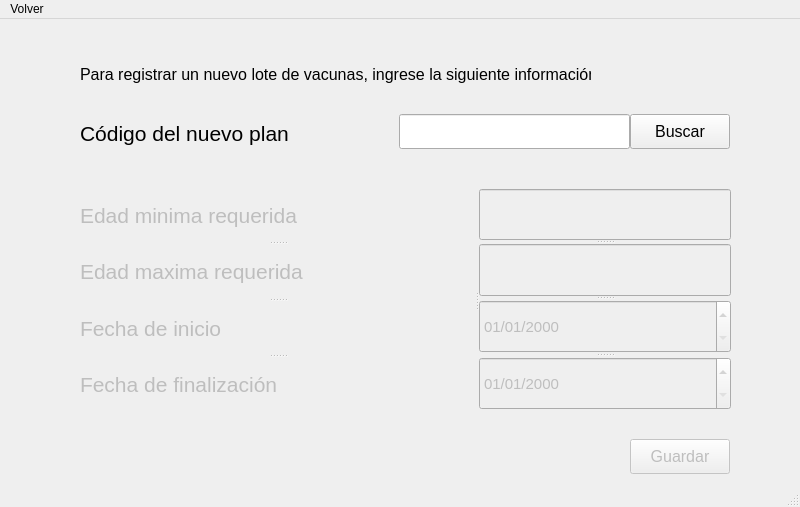
<?xml version="1.0" encoding="UTF-8"?>
<ui version="4.0">
 <class>CrearPlanVacunacion</class>
 <widget class="QMainWindow" name="CrearPlanVacunacion">
  <property name="geometry">
   <rect>
    <x>0</x>
    <y>0</y>
    <width>800</width>
    <height>507</height>
   </rect>
  </property>
  <property name="windowTitle">
   <string>Crear plan de vacunación</string>
  </property>
  <widget class="QWidget" name="centralwidget">
   <widget class="QLabel" name="label">
    <property name="geometry">
     <rect>
      <x>80</x>
      <y>35</y>
      <width>511</width>
      <height>41</height>
     </rect>
    </property>
    <property name="font">
     <font>
      <family>Arial</family>
      <pointsize>12</pointsize>
     </font>
    </property>
    <property name="text">
     <string>Para registrar un nuevo lote de vacunas, ingrese la siguiente información.</string>
    </property>
   </widget>
   <widget class="QLineEdit" name="noId">
    <property name="geometry">
     <rect>
      <x>399</x>
      <y>95</y>
      <width>231</width>
      <height>35</height>
     </rect>
    </property>
    <property name="text">
     <string/>
    </property>
   </widget>
   <widget class="QLabel" name="label_11">
    <property name="geometry">
     <rect>
      <x>80</x>
      <y>100</y>
      <width>329</width>
      <height>29</height>
     </rect>
    </property>
    <property name="font">
     <font>
      <pointsize>16</pointsize>
     </font>
    </property>
    <property name="text">
     <string>Código del nuevo plan</string>
    </property>
   </widget>
   <widget class="QPushButton" name="pushButton">
    <property name="geometry">
     <rect>
      <x>630</x>
      <y>95</y>
      <width>100</width>
      <height>35</height>
     </rect>
    </property>
    <property name="font">
     <font>
      <pointsize>12</pointsize>
     </font>
    </property>
    <property name="text">
     <string>Buscar</string>
    </property>
   </widget>
   <widget class="QSplitter" name="splitter_3">
    <property name="enabled">
     <bool>false</bool>
    </property>
    <property name="geometry">
     <rect>
      <x>80</x>
      <y>170</y>
      <width>651</width>
      <height>221</height>
     </rect>
    </property>
    <property name="orientation">
     <enum>Qt::Horizontal</enum>
    </property>
    <widget class="QSplitter" name="splitter">
     <property name="orientation">
      <enum>Qt::Vertical</enum>
     </property>
     <widget class="QLabel" name="label_2">
      <property name="font">
       <font>
        <pointsize>16</pointsize>
       </font>
      </property>
      <property name="text">
       <string>Edad minima requerida</string>
      </property>
     </widget>
     <widget class="QLabel" name="label_3">
      <property name="font">
       <font>
        <pointsize>16</pointsize>
       </font>
      </property>
      <property name="text">
       <string>Edad maxima requerida</string>
      </property>
     </widget>
     <widget class="QLabel" name="label_4">
      <property name="font">
       <font>
        <pointsize>16</pointsize>
       </font>
      </property>
      <property name="text">
       <string>Fecha de inicio</string>
      </property>
     </widget>
     <widget class="QLabel" name="label_5">
      <property name="font">
       <font>
        <pointsize>16</pointsize>
       </font>
      </property>
      <property name="text">
       <string>Fecha de finalización</string>
      </property>
     </widget>
    </widget>
    <widget class="QSplitter" name="splitter_2">
     <property name="orientation">
      <enum>Qt::Vertical</enum>
     </property>
     <widget class="QLineEdit" name="nombre">
      <property name="font">
       <font>
        <pointsize>11</pointsize>
       </font>
      </property>
     </widget>
     <widget class="QLineEdit" name="apellido">
      <property name="font">
       <font>
        <pointsize>11</pointsize>
       </font>
      </property>
     </widget>
     <widget class="QDateEdit" name="fechaVencimiento">
      <property name="font">
       <font>
        <pointsize>11</pointsize>
       </font>
      </property>
      <property name="displayFormat">
       <string>dd/MM/yyyy</string>
      </property>
     </widget>
     <widget class="QDateEdit" name="fechaVencimiento_2">
      <property name="font">
       <font>
        <pointsize>11</pointsize>
       </font>
      </property>
      <property name="displayFormat">
       <string>dd/MM/yyyy</string>
      </property>
     </widget>
    </widget>
   </widget>
   <widget class="QPushButton" name="pushButton_2">
    <property name="enabled">
     <bool>false</bool>
    </property>
    <property name="geometry">
     <rect>
      <x>630</x>
      <y>420</y>
      <width>100</width>
      <height>35</height>
     </rect>
    </property>
    <property name="font">
     <font>
      <pointsize>12</pointsize>
     </font>
    </property>
    <property name="text">
     <string>Guardar</string>
    </property>
   </widget>
   <widget class="QLabel" name="label_6">
    <property name="geometry">
     <rect>
      <x>80</x>
      <y>420</y>
      <width>541</width>
      <height>31</height>
     </rect>
    </property>
    <property name="text">
     <string>&lt;html&gt;&lt;head/&gt;&lt;body&gt;&lt;p align=&quot;center&quot;&gt;&lt;br/&gt;&lt;/p&gt;&lt;/body&gt;&lt;/html&gt;</string>
    </property>
   </widget>
  </widget>
  <widget class="QMenuBar" name="menubar">
   <property name="geometry">
    <rect>
     <x>0</x>
     <y>0</y>
     <width>800</width>
     <height>21</height>
    </rect>
   </property>
   <widget class="QMenu" name="menuVolver">
    <property name="title">
     <string>Volver</string>
    </property>
   </widget>
   <addaction name="menuVolver"/>
  </widget>
  <widget class="QStatusBar" name="statusbar"/>
 </widget>
 <resources/>
 <connections/>
</ui>
